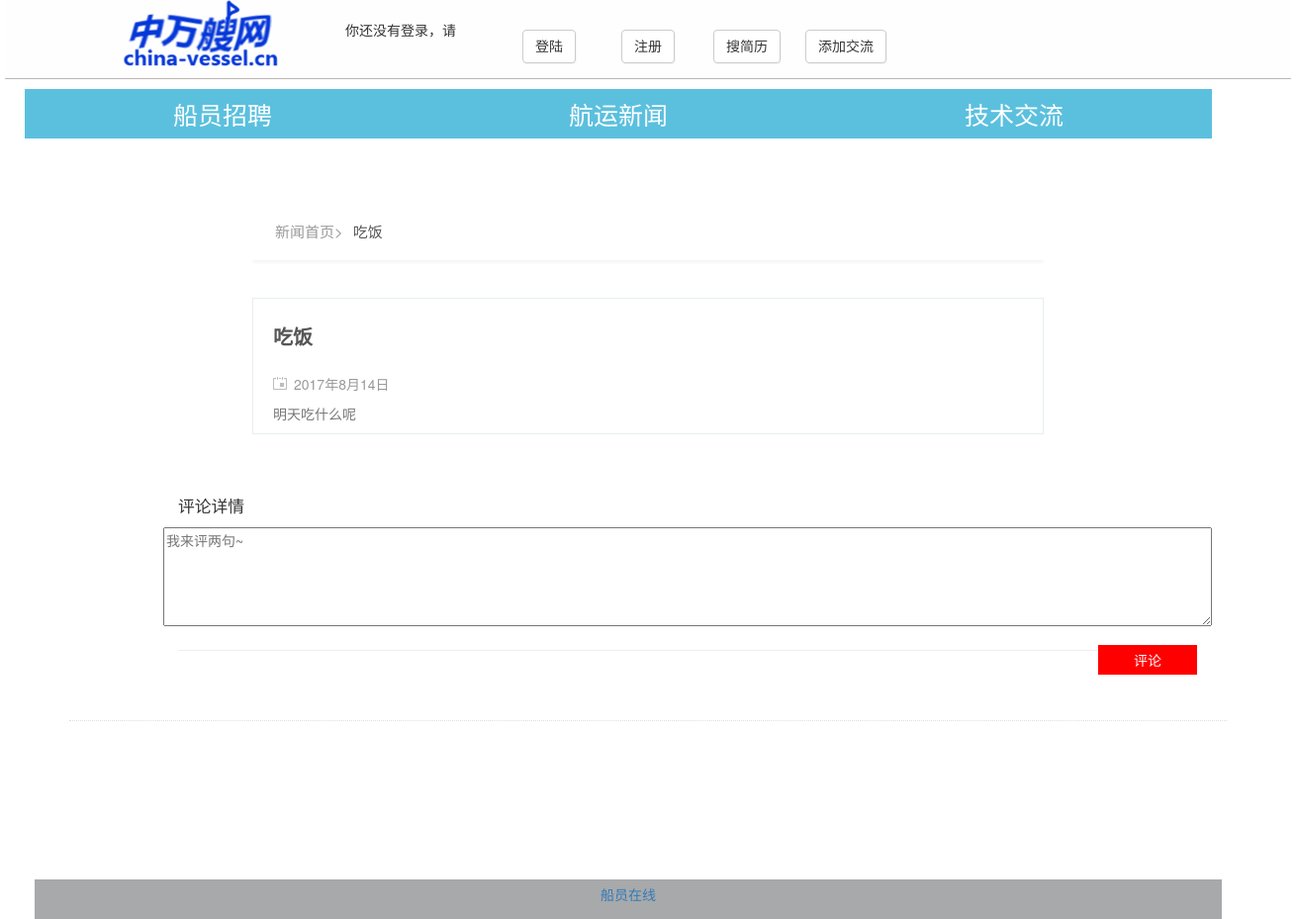
The app's page /article/9 with its own data.
### users/models.py (models this page shows, shortened)
class Article(models.Model):
    objects = ArticleManage()
    title = models.CharField('标题', max_length=70)
    body = models.TextField(' 正文')
    created_time = models.DateTimeField('创建时间', null=True, auto_now_add=True)
    last_modified_time = models.DateTimeField('修改时间',auto_now_add=True)
    status = models.CharField('文章状态', max_length=1)
    abstract = models.CharField('摘要', max_length=54, blank=True, null=True, help_text="可选，如若为空将摘取正文的前54个字符")
    class Meta:
        ordering = ['-last_modified_time']

### users/views.py (the view)
# urls.py: url(r'^article/(?P<article_id>\d+)$', views.ArticleDetailView.as_view(), name='detail'),
class ArticleDetailView(DetailView):
    model = Article
    template_name = "news/detail.html"
    context_object_name = "article"
    pk_url_kwarg = 'article_id'
    def get_object(self, queryset=None):
        obj = super(ArticleDetailView, self).get_object()
        obj.body = markdown2.markdown(obj.body, extras=['fenced-code-blocks'], )
        return obj
    def get_context_data(self, **kwargs):
        kwargs['comment_list'] = self.object.blogcomment_set.all()
        kwargs['form'] = BlogCommentForm()
        return super(ArticleDetailView, self).get_context_data(**kwargs)

### users/forms.py
class BlogCommentForm(forms.ModelForm):
    class Meta:
        model = BlogComment
        fields = ['body']
        widgets = {
            'body': forms.Textarea(attrs={'placeholder': '我来评两句~'}),
        }

### templates/news/detail.html
{% extends 'base.html' %}
{% block content %}
    <div class="container">
        <div class="row">
            <div id="bd" class="wrp clear-fix">
                <div id="main">
                    <div id="detail-title">
                        <ul id="single-nav">
                            <li><a href="{% url 'users:News' %}">新闻首页></a></li>
                            <li class="title-active"><a href="{% url 'users:detail' article.pk %}"
                                                        rel="bookmark">{{ article.title }}</a>
                            </li>
                        </ul>
                    </div>
                    <div id="post-1951"
                         class="post-1951 post type-post status-publish format-standard hentry category-meida-report">
                        <div class="post-hd">
                            <h1 class="title">{{ article.title }}</h1>
                        </div>
                        <div class="date-read">
                            <i class="icon-date"></i><span
                                class="date">{{ article.last_modified_time|date:"Y年n月d日" }}</span>
                        </div>
                        <div class="post-bd">
                            {{ article.body |safe }}
                        </div>
                    </div>
                </div>
            </div>
            {% include 'news/comment.html' %}
        </div>
    </div>
{% endblock %}

### records on screen
Article: title "吃饭", last_modified_time "2017年8月14日", body "明天吃什么呢"
